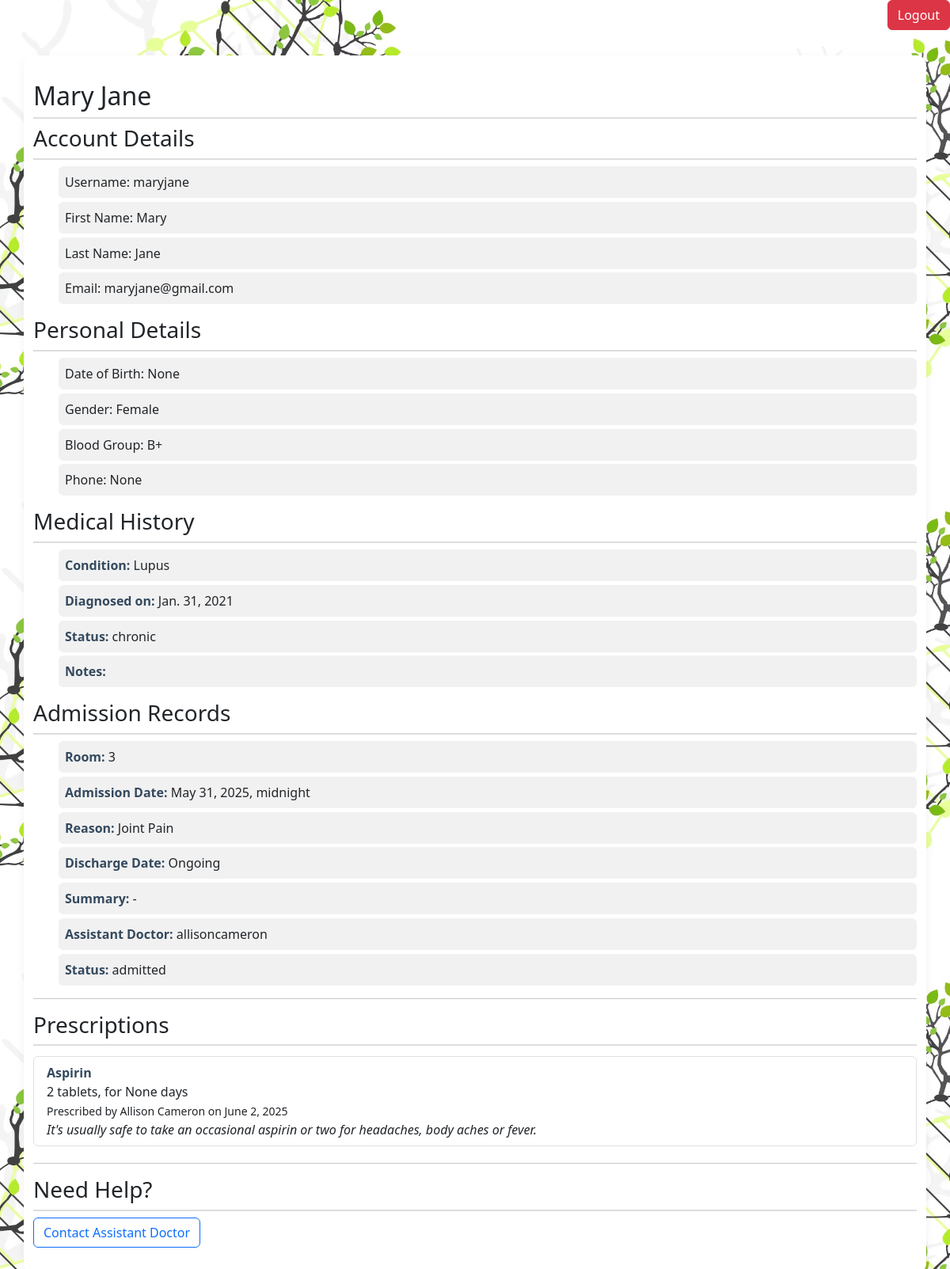
Screenshot of /accounts/patient/2/ (signed in) with the database file from the repository.
### medapp/models.py (models this page shows, shortened)
class Patient(models.Model):
    user = models.OneToOneField(User, on_delete=models.CASCADE, related_name='patient_user')
    date_of_birth = models.DateField(null=True)
    gender = models.CharField(max_length=10)
    blood_group = models.CharField(max_length=5)
    phone = models.CharField(max_length=20, null=True)
    emergency_contact = models.CharField(max_length=100, null=True)
    created_at = models.DateTimeField(auto_now_add=True, null=True)

class PatientMedicalHistory(models.Model):
    STATUS_CHOICES1 = [
        ('active', 'Active'),
        ('resolved', 'Resolved'),
        ('chronic', 'Chronic'),
    ]
    patient = models.ForeignKey(Patient, on_delete=models.CASCADE, related_name='medical_histories')
    condition_name = models.CharField(max_length=100)
    diagnosis_date = models.DateField()
    status1 = models.CharField(max_length=20, choices=STATUS_CHOICES1, null=True, blank=True)
    notes = models.TextField(blank=True, null=True)

class AdmissionRecord(models.Model):
    STATUS_CHOICES = [
        ('admitted', 'Admitted'),
        ('discharged', 'Discharged'),
        ('transferred', 'Transferred'),
    ]
    patient = models.ForeignKey(Patient, on_delete=models.CASCADE, related_name='admissions')
    admission_date = models.DateTimeField()
    discharge_date = models.DateTimeField(null=True, blank=True)
    room_number = models.PositiveSmallIntegerField(choices=ROOM_CHOICES)
    primary_doctor = models.ForeignKey(User, on_delete=models.SET_NULL, null=True, related_name='primary_admissions')
    assistant_doctor = models.ForeignKey(User, on_delete=models.SET_NULL, null=True, blank=True, related_name='assistant_doctor_admissions')
    admission_reason = models.TextField()
    discharge_summary = models.TextField(blank=True, null=True)
    status = models.CharField(max_length=20, choices=STATUS_CHOICES)
    created_at = models.DateTimeField(auto_now_add=True, null=True)

class Prescription(models.Model):
    patient = models.ForeignKey(Patient, on_delete=models.CASCADE, related_name='prescriptions')
    assistant_doctor = models.ForeignKey(User, on_delete=models.SET_NULL, null=True, related_name='written_prescriptions')
    created_at = models.DateTimeField(auto_now_add=True)
    medicine = models.ForeignKey(Medicine, on_delete=models.CASCADE, null=True)
    dosage = models.CharField(max_length=100, default="1")
    duration_days = models.IntegerField(null=True, blank=True)
    notes = models.TextField(blank=True, null=True)

class Medicine(models.Model):
    name = models.CharField(max_length=100)
    category = models.ForeignKey(MedicineCategory, on_delete=models.CASCADE, related_name='medicines')
    unit_price = models.DecimalField(max_digits=10, decimal_places=2)
    description = models.TextField(blank=True, null=True)
    active = models.BooleanField(default=True)

### accounts/views.py (the view)
# urls.py: path("patient/<int:patient_id>/", views.patient_dashboard, name="patient_dashboard"),
@login_required
@user_passes_test(is_patient_or_doctor_or_staff)
def patient_dashboard(request, patient_id):
    patient = get_object_or_404(Patient, id=patient_id)
    if request.user.groups.filter(name='Patients').exists() and patient.user != request.user:
        return HttpResponseForbidden("You are not allowed to view this page.")
    history = PatientMedicalHistory.objects.filter(patient=patient).order_by('-diagnosis_date')
    admissions = AdmissionRecord.objects.filter(patient=patient).order_by('-admission_date')
    prescriptions = Prescription.objects.filter(patient=patient).select_related('medicine', 'assistant_doctor').order_by('-created_at')
    return render(request, 'registration/patientgroup.html', {
        'patient': patient,
        'user': request.user,
        'history': history,
        'admissions': admissions,
        'prescriptions': prescriptions,
    })

### accounts/views.py (called while the page is built)
def is_patient_or_doctor_or_staff(user):
    return user.groups.filter(name__in=['Patients', 'Doctors', 'Staff']).exists()

### accounts/templates/registration/patientgroup.html
{% extends 'base.html' %}
{% load static %}
{% block styles %}
<link rel="stylesheet" href="{% static 'patient_dashboard.css' %}">
{% endblock %}
{% block main %}
<div class="d-flex justify-content-end mb-3">
  <a href="{% url 'custom_logout' %}" class="btn btn-danger">Logout</a>
</div>
<div class="container">
  <h2>{{ patient.user.first_name }} {{ patient.user.last_name }}</h2>
  <h3>Account Details</h3>
  <ul>
    <li>Username: {{ patient.user.username }}</li>
    <li>First Name: {{ patient.user.first_name }}</li>
    <li>Last Name: {{ patient.user.last_name }}</li>
    <li>Email: {{ patient.user.email }}</li>
  </ul>
  <h3>Personal Details</h3>
  <ul>
    <li>Date of Birth: {{ patient.date_of_birth }}</li>
    <li>Gender: {{ patient.gender }}</li>
    <li>Blood Group: {{ patient.blood_group }}</li>
    <li>Phone: {{ patient.phone }}</li>
  </ul>
  <h3>Medical History</h3>
  <ul>
    {% for record in history %}
      <li><strong>Condition:</strong> {{ record.condition_name }}</li>
      <li><strong>Diagnosed on:</strong> {{ record.diagnosis_date }}</li>
      <li><strong>Status:</strong> {{ record.status1 }}</li>
      <li><strong>Notes:</strong> {{ record.notes }}</li>
    {% empty %}
      <li>No medical history records.</li>
    {% endfor %}
  </ul>
  <h3>Admission Records</h3>
  <ul>
    {% for admission in admissions %}
      <li><strong>Room:</strong> {{ admission.room_number }}</li>
      <li><strong>Admission Date:</strong> {{ admission.admission_date }}</li>
      <li><strong>Reason:</strong> {{ admission.admission_reason }}</li>
      <li><strong>Discharge Date:</strong> {{ admission.discharge_date|default:"Ongoing" }}</li>
      <li><strong>Summary:</strong> {{ admission.discharge_summary|default:"-" }}</li>
      <li><strong>Assistant Doctor:</strong> {{admission.assistant_doctor}}</li>
      <li><strong>Status:</strong> {{ admission.status }}</li>
    {% empty %}
      <li>No admission records found.</li>
    {% endfor %}
  </ul>
  <hr>
<h3>Prescriptions</h3>
{% if prescriptions %}
  <ul class="list-group">
    {% for pres in prescriptions %}
      <li class="list-group-item">
        <strong>{{ pres.medicine.name }}</strong><br>
        {{ pres.dosage }}, {{ pres.frequency }} for {{ pres.duration_days }} days<br>
        <small>Prescribed by {{ pres.assistant_doctor.get_full_name }} on {{ pres.created_at|date:"F j, Y" }}</small><br>
        {% if pres.notes %}
          <em>{{ pres.notes }}</em>
        {% endif %}
      </li>
    {% endfor %}
  </ul>
{% else %}
  <p>No prescriptions yet.</p>
{% endif %}
  <hr>
  <h3>Need Help?</h3>
  <a href="{% url 'send_message' %}" class="btn btn-outline-primary">
  Contact Assistant Doctor
  </a>
{% endblock %}

### medapp/templates/base.html (shortened to what this page needs)
{% load static %}
<!DOCTYPE html>
<html lang="en">
<head>
    {% block styles %}
    {% endblock %}
    <link href="https://cdn.jsdelivr.net/npm/bootstrap@5.3.0/dist/css/bootstrap.min.css" rel="stylesheet">
</head>
<body>
    <main>
        {% block main %}
        {% endblock %}
    </main>
</body>
</html>

### accounts/static/patient_dashboard.css (style rules this page uses)
body { margin: 0; background-image: url('/static/images/medicine.jpg'); background-size:contain; padding: 0; }
.container { max-width: 800px; margin: 2rem auto; padding: 2rem; background-color: #ffffff; border-radius: 12px; box-shadow: 0 4px 12px rgba(0, 0, 0, 0.05); }
h2, h3 { color: #2c3e50; margin-bottom: 1rem; border-bottom: 2px solid #ddd; padding-bottom: 0.5rem; }
ul { list-style: none; padding-left: 0; margin-bottom: 2rem; }
li { margin: 0.3rem 0; padding: 0.5rem; background-color: #f1f1f1; border-radius: 6px; }
strong { color: #34495e; }

### rows the page displays
Patient: user.first_name "Mary", user.last_name "Jane", user.username "maryjane", user.email "maryjane@gmail.com", date_of_birth "None", gender "Female", blood_group "B+", phone "None"
PatientMedicalHistory: condition_name "Lupus", diagnosis_date "Jan. 31, 2021", status1 "chronic"
AdmissionRecord: room_number "3", admission_date "May 31, 2025, midnight", admission_reason "Joint Pain", discharge_date "Ongoing", discharge_summary "-", assistant_doctor "allisoncameron", status "admitted"
Prescription: medicine.name "Aspirin", dosage "2 tablets", duration_days "None", assistant_doctor.get_full_name "Allison Cameron", created_at "June 2, 2025", notes "It's usually safe to take an occasional aspirin or two for headaches, body aches or fever."
